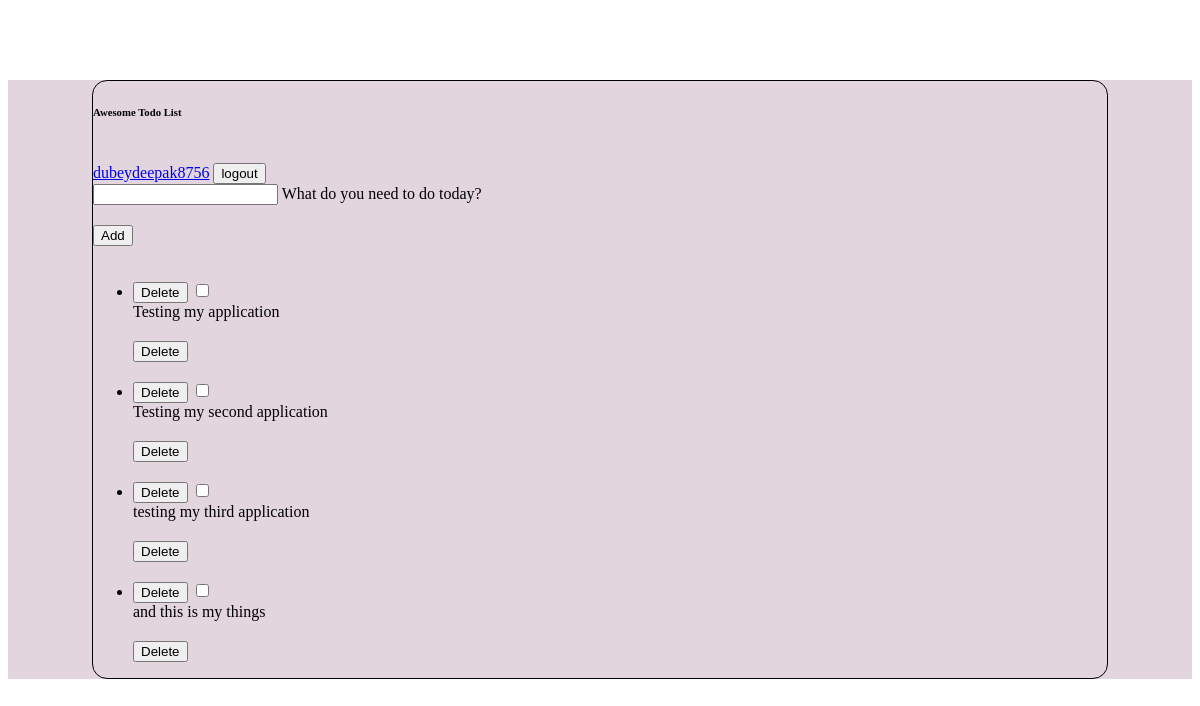
The page / (signed in) on the database as committed earlier.
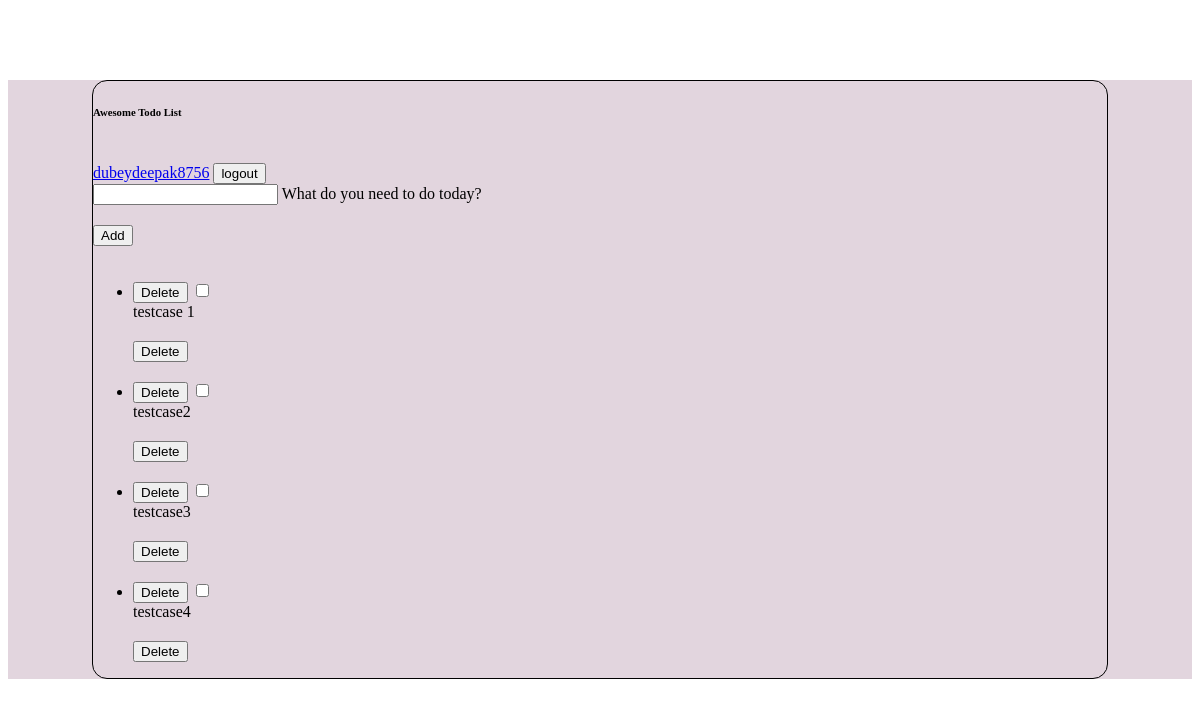
The same page on the database as committed later.
### todoApp/models.py (models this page shows, shortened)
class Notes(models.Model):
    author = models.ForeignKey(User, on_delete=models.CASCADE)
    title = models.CharField(max_length =  200)
    description = models.TextField(default="none")
    isCompleted = models.BooleanField(default=False)
    date_modified = models.DateTimeField(auto_now=True)

### todoApp/views.py (the view, shortened to what this page needs)
# urls.py: path("", views.index, name='index'),
@login_required
def index(request):
    notes = Notes.objects.filter(author = request.user)
    return render(request, "todoApp/index.html", {"notes": notes, "username": request.user.username})

### todoApp/templates/todoApp/index.html (shortened to what this page needs)
{% extends "todoApp/base.html" %}
{% block content %}
<section class="vh-100" style="background-color: #e2d5de;">
    <div class="container py-5 h-100">
      <div class="row d-flex justify-content-center align-items-center h-100">
        <div class="col col-xl-10">
          <div class="card" style="border-radius: 15px;">
            <div class="card-body p-5">
              <div class="d-flex justify-content-between align-items-center">
              <h6 class="mb-3">Awesome Todo List</h6>
              <form  action="{% url 'logout' %}" method="POST" class="d-flex justify-content-center align-items-center mb-4">
                <a href="#">{{username}}</a>
                <button type="submit" class="btn btn-primary btn-lg ">logout</button>
              </form>
              </div>
            <div>
              <form  action="{% url 'index' %}" method="POST" class="d-flex justify-content-center align-items-center mb-4">
                <div class="form-outline flex-fill">
                  <input type="text" id="form3" class="form-control form-control-lg" name="title"/>
                  <label class="form-label" for="form3">What do you need to do today?</label>
                </div>
                <button type="submit" class="btn btn-primary btn-lg ms-2 myclass">Add</button>
              </form>
              <ul class="list-group mb-0">
                {% for note in notes %}
                <li
                  class="list-group-item d-flex justify-content-between align-items-center border-start-0 border-top-0 border-end-0 border-bottom rounded-0 mb-2">
                  {% if note.isCompleted %}
                  <div class="d-flex align-items-center">
                    <form  action="{% url 'done' note.id %}" method="get" class="d-flex justify-content-center align-items-center">
                      {% csrf_token %}
                      <button type="submit" class="btn btn-primary btn-lg ms-2 d-none myform{{note.id}}">Delete</button>
                      <input class="noteCheck" type="checkbox" value="" aria-label="..." checked  onclick="handleClick({{note.id}})"/>
                    </form>
                    <s> {{note.title}}</s>
                  </div>
                  {% else %}
                  <div class="d-flex align-items-center">
                    <form  action="{% url 'done' note.id %}" method="get" class="d-flex justify-content-center align-items-center">
                      <button type="submit" class="btn btn-primary btn-lg ms-2 d-none myform{{note.id}}">Delete</button>
                      <input class="noteCheck" type="checkbox" value="" aria-label="..."  onclick="handleClick({{note.id}})" />
                    </form>
                    {{note.title}}
                  </div>
                  {% endif %}
                  <form  action="{% url 'deleteNote' note.id %}" method="POST" class="d-flex justify-content-center align-items-center mb-4">
                    <button type="submit" class="btn btn-primary btn-lg ms-2">Delete</button>
                  </form>
                </li>
                {% endfor %}
              </ul>
            </div>
          </div>
        </div>
      </div>
    </div>
  </section>
  {% block script%}
  {% load static %}
  {% endblock %}
{% endblock %}

### todoApp/templates/todoApp/base.html (shortened to what this page needs)
<!DOCTYPE html>
<html lang="en">
<head>
</head>
<body>
    {% block content %}
    {% endblock %}

### todoApp/templates/todoApp/base.html (style rules this page uses)
.container { margin: 5rem; }
.btn { margin-top: 20px; }
.card { border: 1px solid black; margin: 4px; min-width: 150px; }

Rows that differ between the two databases and show on the page:
removed Notes: title "Testing my application"
removed Notes: title "Testing my second application"
removed Notes: title "testing my third application"
removed Notes: title "and this is my things"
added Notes: title "testcase 1"
added Notes: title "testcase2"
added Notes: title "testcase3"
added Notes: title "testcase4"
